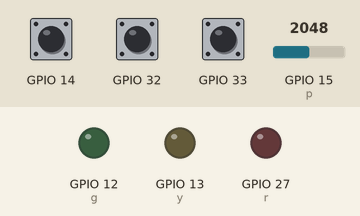
Simulated run of this sketch. Board: ESP32. On the bench: output pins drawn as LEDs (lit = HIGH). The test bench sets the inputs (shaded band); at power-on: GPIO 14 HIGH, GPIO 32 HIGH, GPIO 33 HIGH, GPIO 15 (p) = 2048.

Above: at 1.2 s.
1.3 s: GPIO 14 pulled LOW for 0.15 s
At 1.37 s:
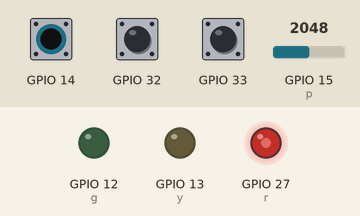
2.9 s: GPIO 32 pulled LOW for 0.15 s
At 2.97 s:
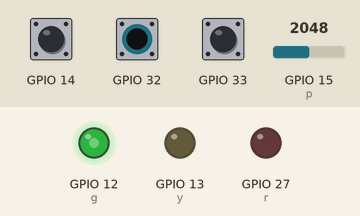
4.5 s: GPIO 33 pulled LOW for 0.15 s
At 4.57 s:
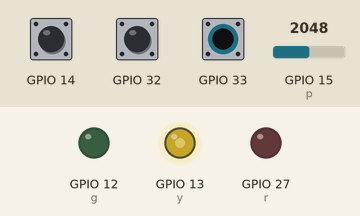
6.1 s: GPIO 33 pulled LOW for 3.2 s
At 10.5 s:
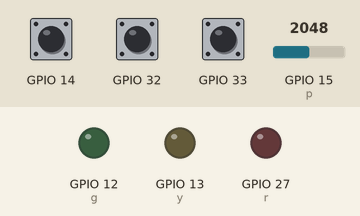
10.8 s: GPIO 14 pulled LOW for 1 s
At 11.6 s:
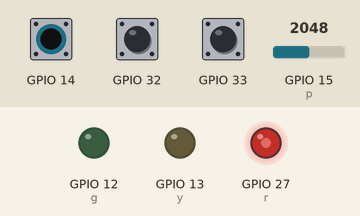
13.3 s: GPIO 14 pulled LOW for 3.2 s
At 17.4 s:
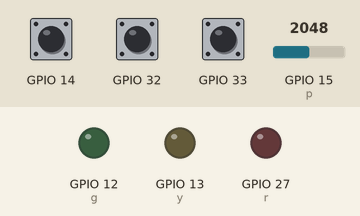
Timing chart, 0 to 18.9 s (numbered marks = the images above; inputs shaded):
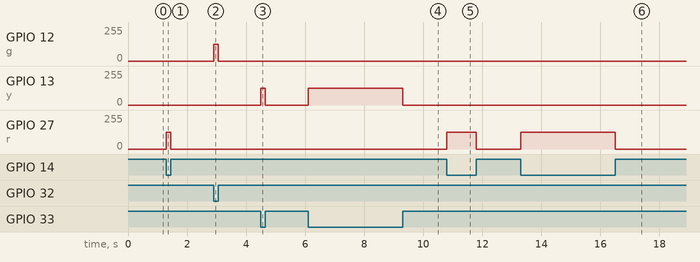

Measured:
- after the input at 1.3 s, GPIO 27 (r): 0/255 → 127/255 at once, → 0/255 0.15 s later
- after the input at 2.9 s, GPIO 12 (g): 0/255 → 127/255 at once, → 0/255 0.15 s later
- after the input at 4.5 s, GPIO 13 (y): 0/255 → 127/255 at once, → 0/255 0.15 s later
- after the input at 6.1 s, GPIO 13 (y): 0/255 → 127/255 at once, → 0/255 3.2 s later
- after the input at 10.8 s, GPIO 27 (r): 0/255 → 127/255 at once, → 0/255 1.0 s later
- after the input at 13.3 s, GPIO 27 (r): 0/255 → 127/255 at once, → 0/255 3.2 s later

The sketch:

Lab_3.ino
```cpp
#define r 27
#define g 12
#define y 13
#define p 15

int freq = 5000;
int reso = 8;
int inp = 10;

void setup() {
  pinMode(r, OUTPUT);
  pinMode(g, OUTPUT);
  pinMode(y, OUTPUT);
  pinMode(p, INPUT);
  pinMode(14, INPUT);
  pinMode(32, INPUT);
  pinMode(33, INPUT);
  Serial.begin(9600);

  ledcSetup(0, freq, reso);
  ledcSetup(1, freq, reso);
  ledcSetup(2, freq, reso);

  ledcAttachPin(r, 0);
  ledcAttachPin(g, 1);
  ledcAttachPin(y, 2);
}

void loop() {
  int poten = analogRead(p);

  int touchRed[inp];
  int touchGreen[inp];
  int touchYellow[inp];

  for (int i = 0; i < inp; i++) {
    touchRed[i] = touchRead(14);
    touchGreen[i] = touchRead(32);
    touchYellow[i] = touchRead(33);
  }

  int touchInputGreen = 0;
  int touchInputRed = 0;
  int touchInputYellow = 0;
  for (int i = 0; i < inp; i++) {
    touchInputGreen += touchGreen[i];
    touchInputRed += touchRed[i];
    touchInputYellow += touchYellow[i];
  }
  touchInputGreen /= inp;
  touchInputRed /= inp;
  touchInputYellow /= inp;

  int lumi = map(poten, 0, 4095, 0, 255);

      if(touchInputRed<=30){
      ledcWrite(0, lumi);
    }else{
      ledcWrite(0, 0);
    }

  if(touchInputGreen<=30){
      ledcWrite(1, lumi);
    }else{
      ledcWrite(1, 0);
    }

    if(touchInputYellow<=30){
      ledcWrite(2, lumi);
    }else{
      ledcWrite(2, 0);
    }
}
```
